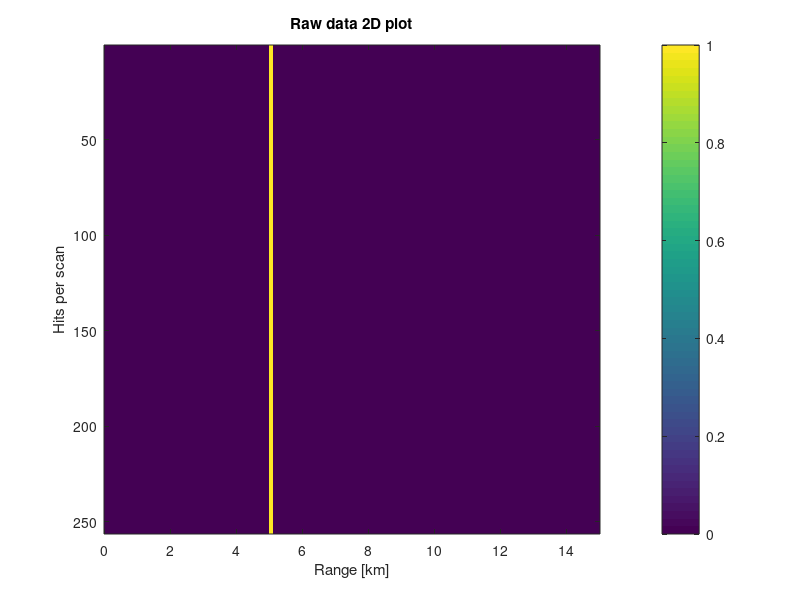
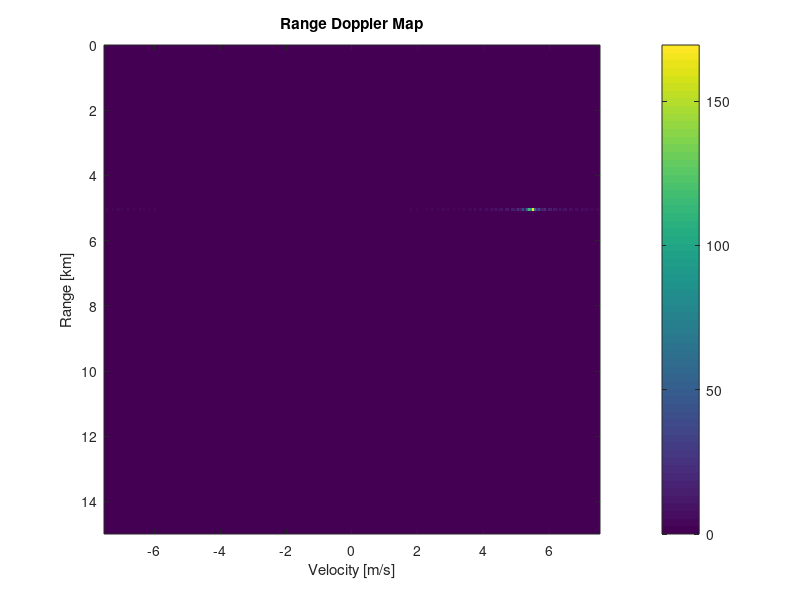

Recreate these plots in MATLAB, in order.
% Script goal:
% Simulate a signal that contains phase information

% Script options:
% Set the width distribution of the target
% Add some constant velocity to target and check Doppler velocity 
clc
clear
close all

% Radar parameters:
lambda = 0.03; %m
PRT = 1e-3;
hits_scan = 256;

delta_v = lambda/(2*hits_scan*PRT);% velocity resolution
v_amb = lambda/(4*PRT);% Doppler ambiguity limits in velocity
vel = linspace(-v_amb,v_amb,hits_scan);% velocity axis

dR = 1;% m % range resolution [m]
Rmax = 15e3; %max unabiguous range [m]
Nr = Rmax/dR; % number of range bins
range = (0:Nr-1)*dR; % range bins

target_pos = 5e3;% target position in [m]

% For distributed target
% tau = 1e3;% 1km target width (to define target distribution) 

% For point target
tau = .1e3;

vt = 5.4;% target velocity [m/s] 
data = [];
for i = 1:hits_scan

%1. Update target position
target_pos = 5e3+vt*PRT*(i-1);

%2. Compute phase w.r.t. to each updated range bin value saved in target_range
target_range = [0:dR:tau-1]+target_pos;
ph = 2*pi*2*target_range/lambda; % phase as function of range 2pi*2range/lambda

%3. Compute indexes that correspond with new range bins of the target
target_range_index = round(target_range/dR);

%4. Create the signal with phase information at corresponding range bin value
signal = zeros(1,numel(range));
signal(target_range_index) = exp(1i*ph);

%5. Save signals in a matrix
data(i,:) = signal;
end

figure;
imagesc(range*1e-3,[],abs(data)); colorbar;
xlabel('Range [km]')
ylabel('Hits per scan')
title('Raw data 2D plot')

%6. Make Doppler
data_Doppler = fftshift(fft(data,[],1), 1);

figure;
imagesc(vel,range*1e-3,abs(data_Doppler).'); colorbar;
xlabel('Velocity [m/s]')
ylabel('Range [km]')
title('Range Doppler Map')
